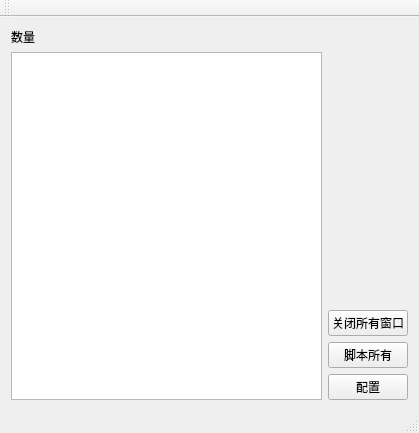
<?xml version="1.0" encoding="UTF-8"?>
<ui version="4.0">
 <class>MainWindow</class>
 <widget class="QMainWindow" name="MainWindow">
  <property name="geometry">
   <rect>
    <x>0</x>
    <y>0</y>
    <width>419</width>
    <height>433</height>
   </rect>
  </property>
  <property name="font">
   <font>
    <family>微软雅黑</family>
    <pointsize>9</pointsize>
   </font>
  </property>
  <property name="windowTitle">
   <string>mhbot</string>
  </property>
  <widget class="QWidget" name="centralWidget">
   <layout class="QGridLayout" name="gridLayout">
    <item row="0" column="0">
     <layout class="QVBoxLayout" name="verticalLayout">
      <item>
       <layout class="QHBoxLayout" name="horizontalLayout">
        <item>
         <widget class="QLabel" name="label_game_counts">
          <property name="text">
           <string>数量</string>
          </property>
         </widget>
        </item>
       </layout>
      </item>
      <item>
       <widget class="QListWidget" name="listWidget_game_wnd"/>
      </item>
     </layout>
    </item>
    <item row="0" column="1">
     <layout class="QVBoxLayout" name="verticalLayout_2">
      <item>
       <spacer name="verticalSpacer">
        <property name="orientation">
         <enum>Qt::Vertical</enum>
        </property>
        <property name="sizeHint" stdset="0">
         <size>
          <width>20</width>
          <height>40</height>
         </size>
        </property>
       </spacer>
      </item>
      <item>
       <widget class="QPushButton" name="pushButton">
        <property name="text">
         <string>关闭所有窗口</string>
        </property>
       </widget>
      </item>
      <item>
       <widget class="QPushButton" name="pushButton_start">
        <property name="text">
         <string>脚本所有</string>
        </property>
       </widget>
      </item>
      <item>
       <widget class="QPushButton" name="pushButton_config">
        <property name="text">
         <string>配置</string>
        </property>
       </widget>
      </item>
     </layout>
    </item>
   </layout>
  </widget>
  <widget class="QMenuBar" name="menuBar">
   <property name="geometry">
    <rect>
     <x>0</x>
     <y>0</y>
     <width>419</width>
     <height>22</height>
    </rect>
   </property>
  </widget>
  <widget class="QToolBar" name="mainToolBar">
   <attribute name="toolBarArea">
    <enum>TopToolBarArea</enum>
   </attribute>
   <attribute name="toolBarBreak">
    <bool>false</bool>
   </attribute>
  </widget>
  <widget class="QStatusBar" name="statusBar"/>
 </widget>
 <layoutdefault spacing="6" margin="11"/>
 <resources/>
 <connections/>
</ui>
